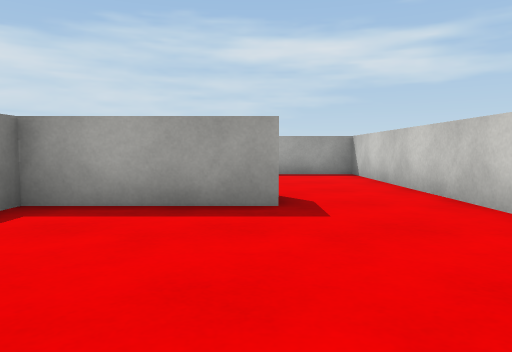
view 1 (above)

24 first-person views from a walk through a 3-D level made in the Unity game engine. The camera is 0.61 m above the floor, tilts 4° down and sees 70° across. The floor is counted in squares, 1 m on a side. Each view is taken from the middle of a square. On the plan, view 1 faces up. The plan holds only what a view shows up to about 10 squares ahead; the rest is blank. The place goes on beyond the plan. Surface patterns are stand-ins for the level's own textures.

view 2
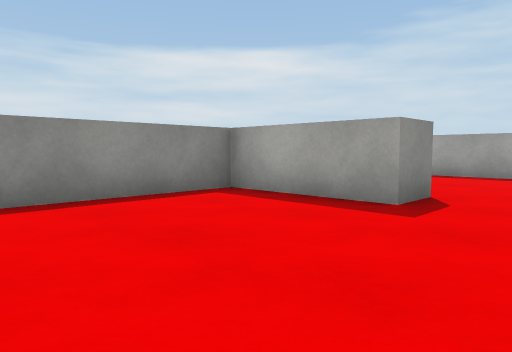

view 3
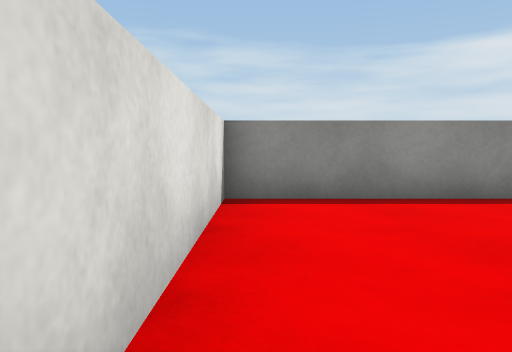

view 4
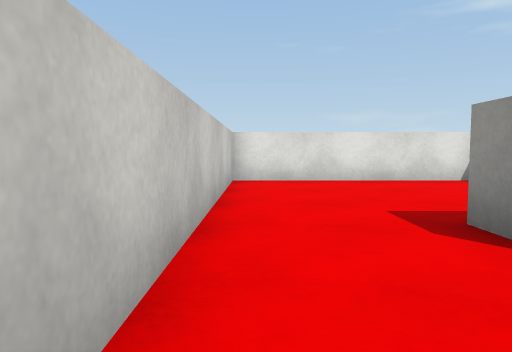

view 5
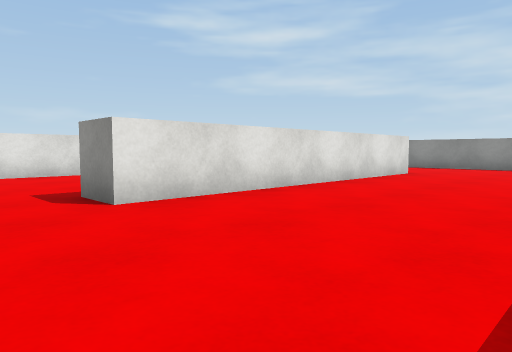

view 6
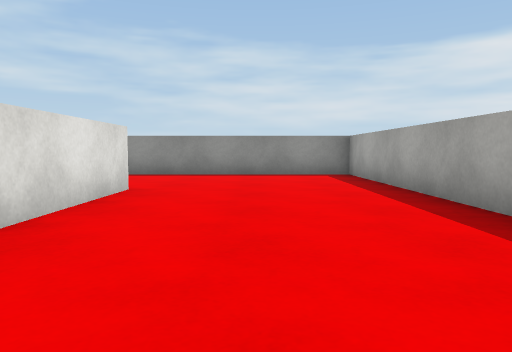

view 7
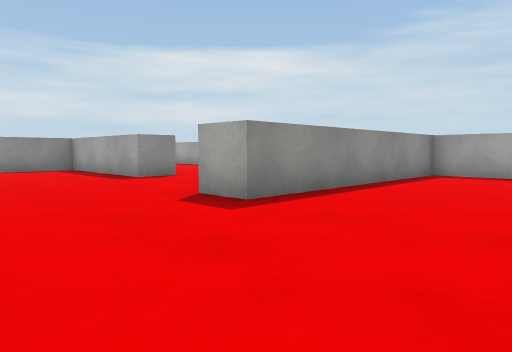

view 8
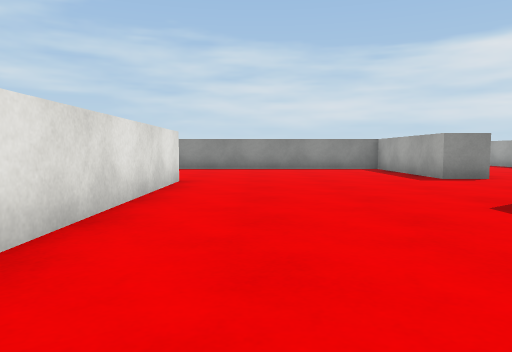

view 9
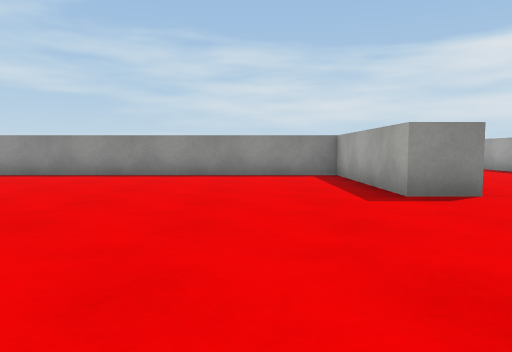

view 10
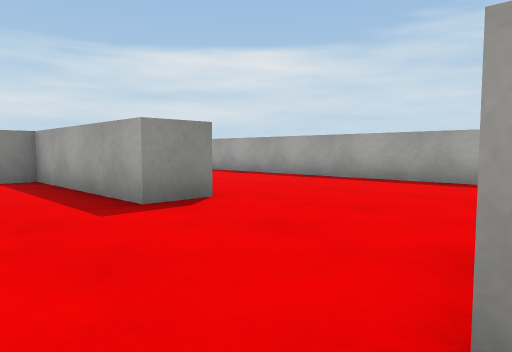

view 11
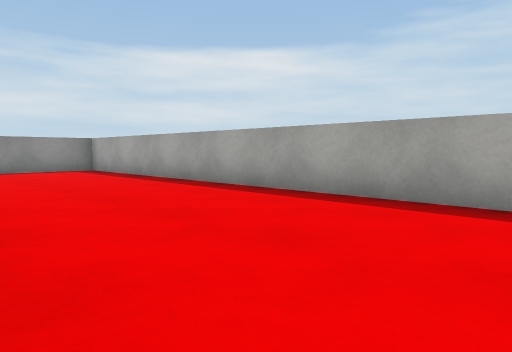

view 12
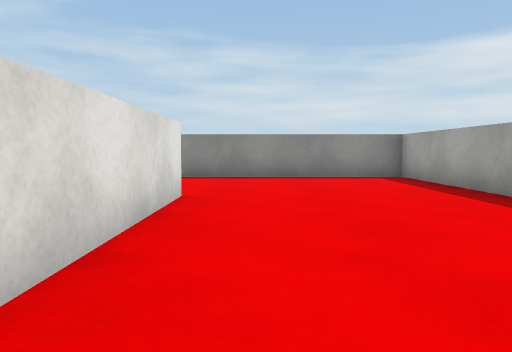

view 13
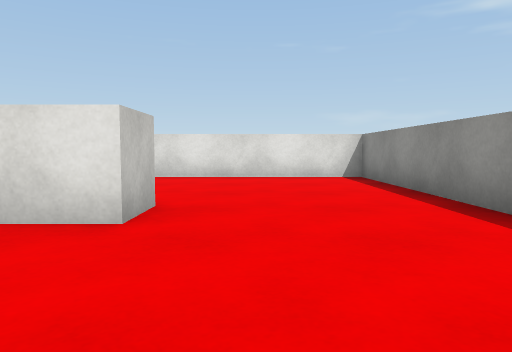

view 14
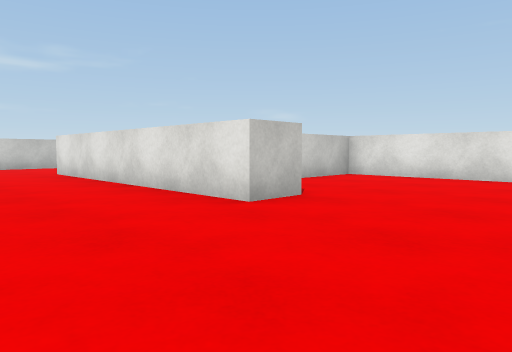

view 15
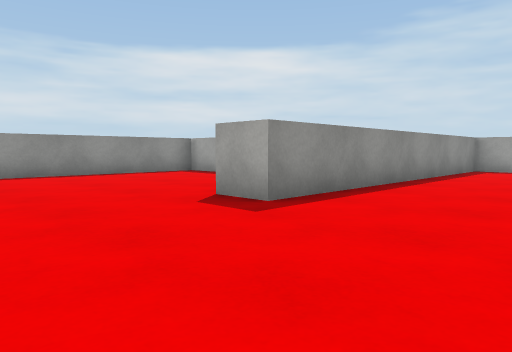

view 16
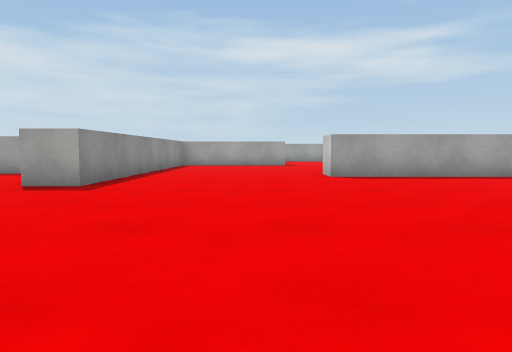

view 17
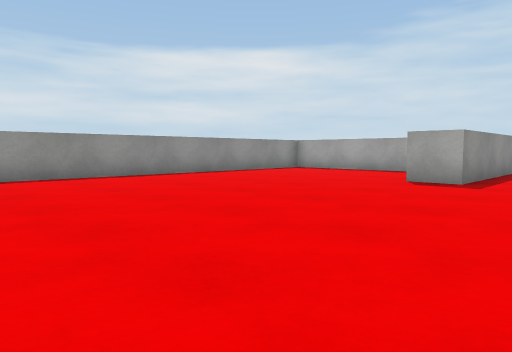

view 18
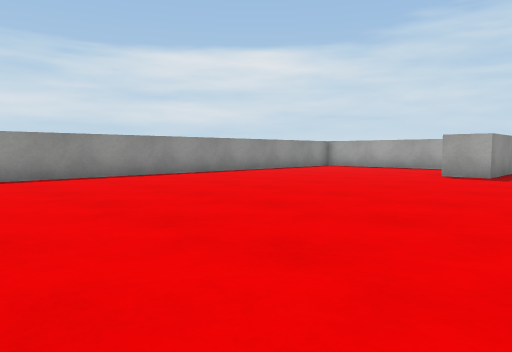

view 19
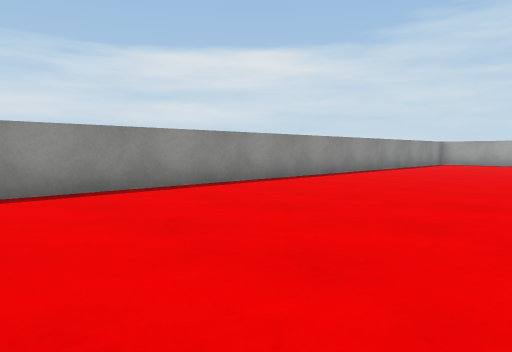

view 20
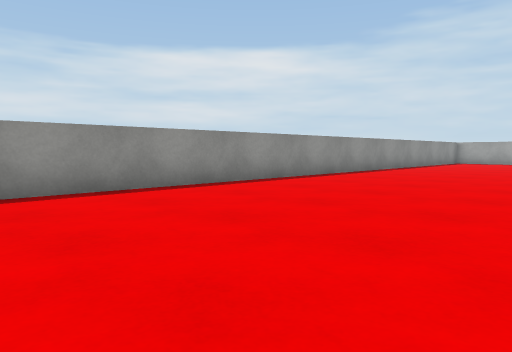

view 21
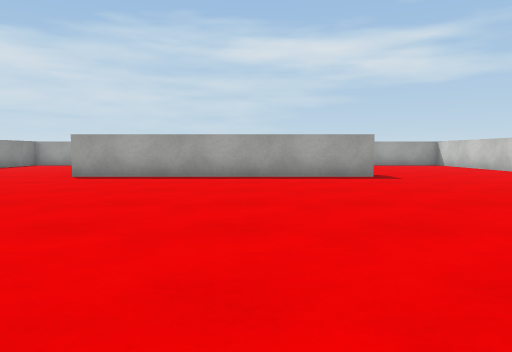

view 22
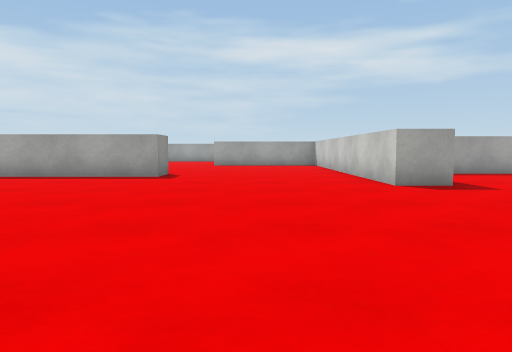

view 23
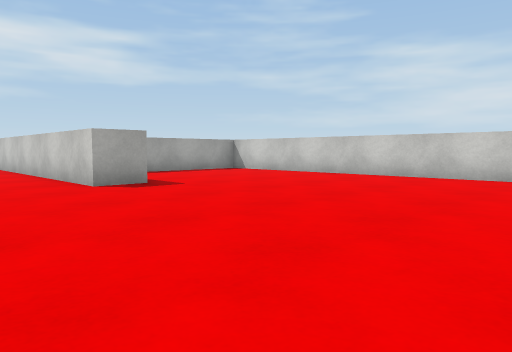

view 24
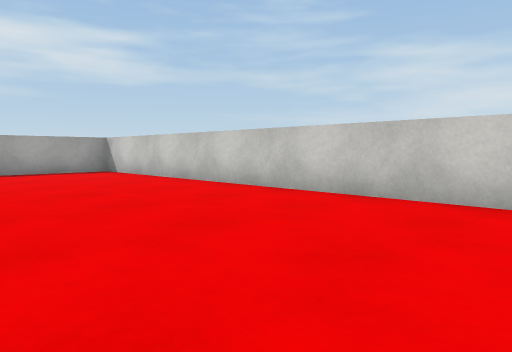

### Floor plan
Points are (right, up) in squares from view 1. A wall is a line through its corners. A room is listed if a view was taken in it or the views show most of it. See-through windows are left out.
Room 1 (views 1, 2, 3)
walls: (0.2, 4) (-2.6, 4) (-2.6, -0.4) (2.5, -0.4) (2.5, 3.5)
ways out: opening at (1.5, 4.5) to room 2
Room 2 (views 4, 5, 6, 7, 8, 9, 10, 11, 12, 13, 14, 15, 16, 17, 18, 19, 20, 21, 22, 23, 24)
walls: (-8.3, -1.5) (-8.3, -2.5) (-15.3, -2.5) (-15.3, -1.5) (-10.1, -1.5); (-2.5, -4.8) (-3.6, -4.8) (-3.6, 0.8); (-23.1, -1.4) (-23.8, -1.4); (-7.8, 5) (0.2, 5) (0.2, 4); (2.5, -11.2) (2.5, -2.2); (-26.4, -3.1) (-26.4, -19.1); (1.6, -1.4) (-0.9, -1.4); (-22.9, 4) (-22.9, 5) (-15.8, 5) (-15.8, 4) (-20, 4) (-20, -4.8) (-21, -4.8); (-13.8, 9.4) (-26.4, 9.4) (-26.4, -0.4) (-21, -0.4) (-21, 1.6); (2.5, 3.5) (2.5, 9.4) (-1.4, 9.4); (-5.4, 9.4) (-11.3, 9.4) (-11.3, 3.1) (-12.4, 3.1)
ways out: opening at (1.5, 4.5) to room 1

Positions as (right, up) in squares from view 1, and headings:
1: (0, 0), facing up
2: (2, 0), facing up-left
3: (2, 0), facing left
4: (2, 7), facing down
5: (2, 9), facing down-left
6: (-2, 7), facing left
7: (-8, 0), facing up-left
8: (-8, 0), facing left
9: (-11, 2), facing left
10: (-12, 2), facing up-left
11: (-15, 5), facing up-left
12: (-18, 6), facing left
13: (-24, 8), facing down
14: (-26, 8), facing down-right
15: (-17, -8), facing up-left
16: (-17, -11), facing up
17: (-18, -12), facing up-left
18: (-18, -14), facing up-left
19: (-21, -18), facing up-left
20: (-21, -20), facing up-left
21: (-11, -11), facing up
22: (-6, -11), facing up
23: (-6, -11), facing up-right
24: (-2, -12), facing up-right
